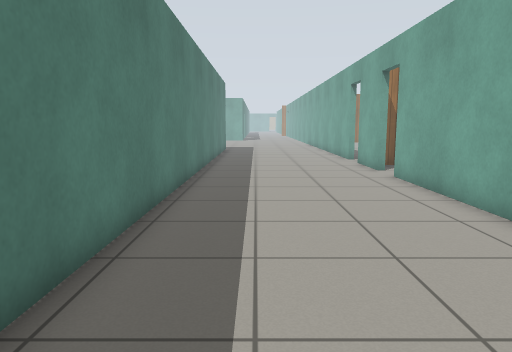
[1] (above)

17 first-person views from a walk through a world built for the Gazebo simulator. The camera is 0.94 m above the floor, tilts 8° down and sees 70° across. The floor is counted in squares, 0.5 m on a side. Each view is taken from the middle of a square. On the plan, view 1 faces up. The plan holds only what a view shows up to about 18 squares ahead; the rest is blank. The place goes on beyond the plan. Gazebo's built-in surfaces are drawn with simple patterns.

[2]
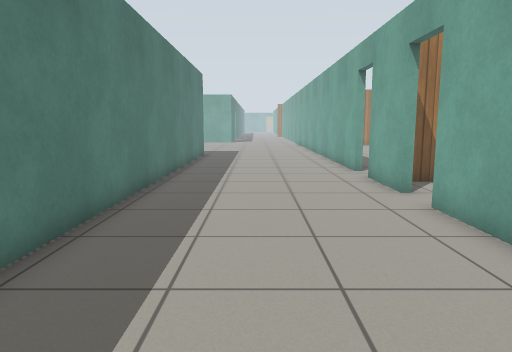

[3]
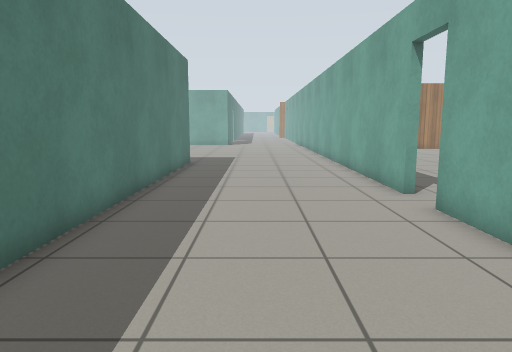

[4]
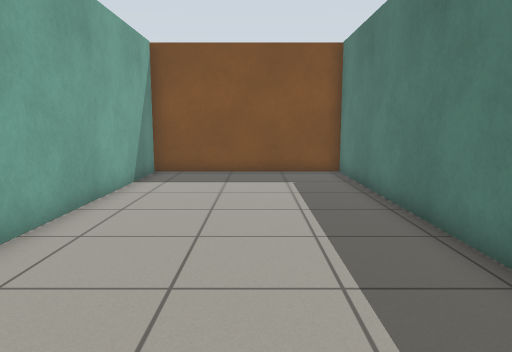

[5]
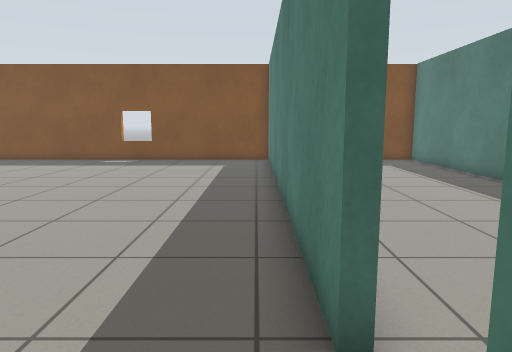

[6]
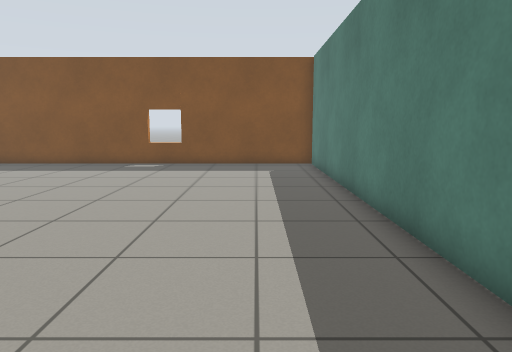

[7]
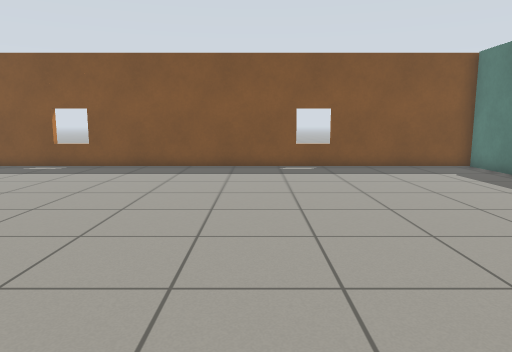

[8]
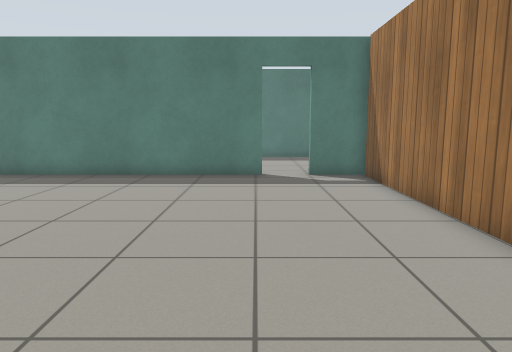

[9]
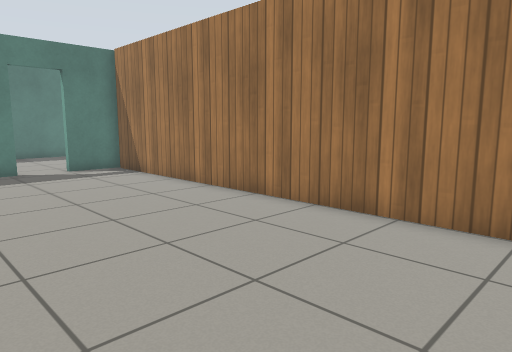

[10]
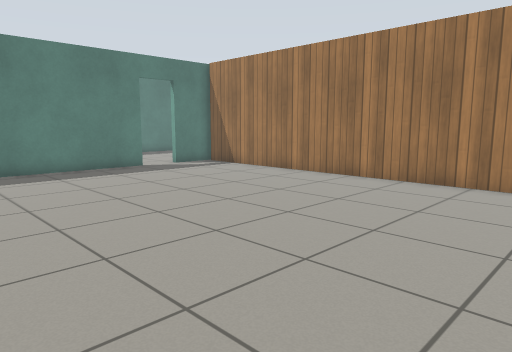

[11]
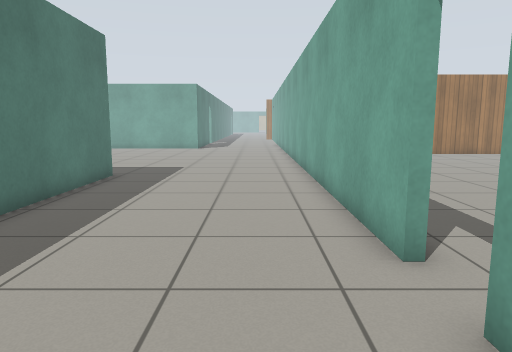

[12]
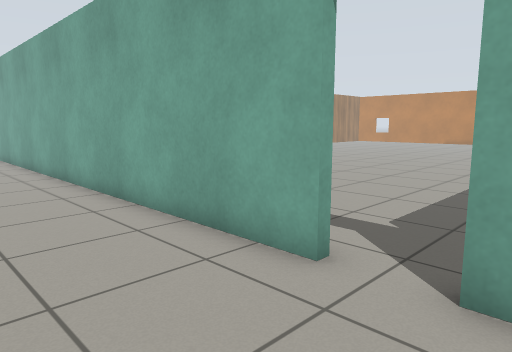

[13]
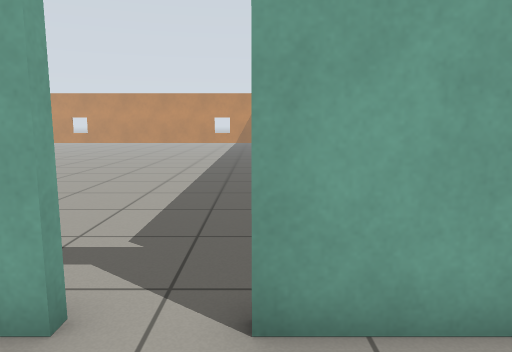

[14]
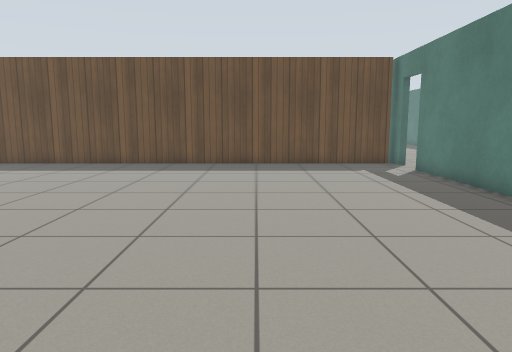

[15]
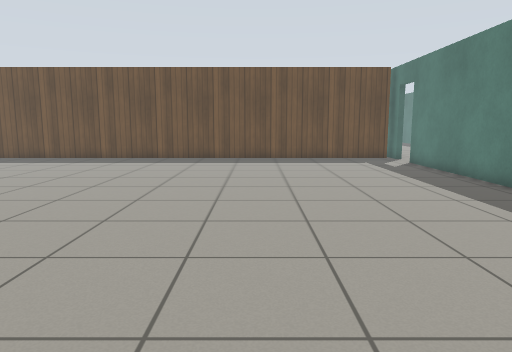

[16]
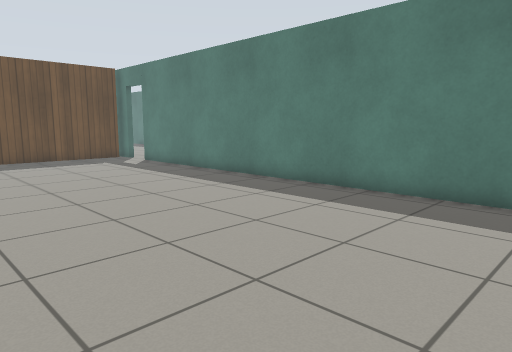

[17]
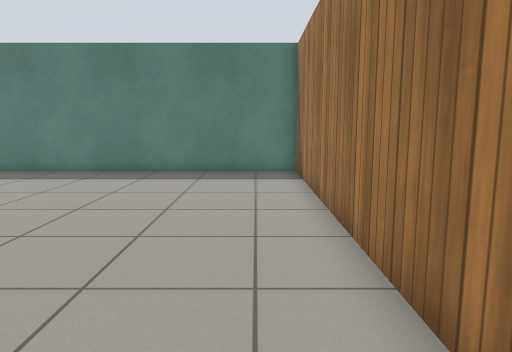

### Floor plan
Points are (right, up) in squares from view 1. A wall is a line through its corners. A room is listed if a view was taken in it or the views show most of it. See-through windows are left out.
Room 1 (views 1, 2, 3, 4, 11, 12, 13)
walls: (5, 19.8) (5, 38.9); (-2.3, 28.5) (-2.3, -3.7) (4.9, -3.7); (5, 15) (5, 18.1); (5, 7) (5, 13.2); (5, -3.5) (5, 5.5)
ways out: open door at (5, 14.5) to room 2; open door at (5, 18.5) to room 3
Room 2 (views 5, 6, 7, 8, 9, 10)
walls: (5.3, 13.2) (5.3, -3.5); (19.9, 17) (5.5, 17); (4.9, -3.7) (21.5, -3.7); (5.3, 18.1) (5.3, 15)
ways out: open door at (5, 14.5) to room 1
Room 3 (views 14, 15, 16, 17)
walls: (17.9, 38.6) (5.3, 38.6) (5.3, 19.8); (5.5, 17.3) (21.5, 17.3)
ways out: open door at (5, 18.5) to room 1

Positions as (right, up) in squares from view 1, and headings:
1: (0, 0), facing up
2: (1, 5), facing up
3: (1, 10), facing up
4: (1, 11), facing down
5: (6, 16), facing down
6: (8, 14), facing down
7: (15, 13), facing down
8: (19, 13), facing left
9: (21, 10), facing up-left
10: (21, 5), facing up-left
11: (3, 15), facing up
12: (1, 17), facing up-right
13: (2, 18), facing right
14: (12, 35), facing down
15: (13, 38), facing down
16: (15, 38), facing down-left
17: (20, 37), facing left
